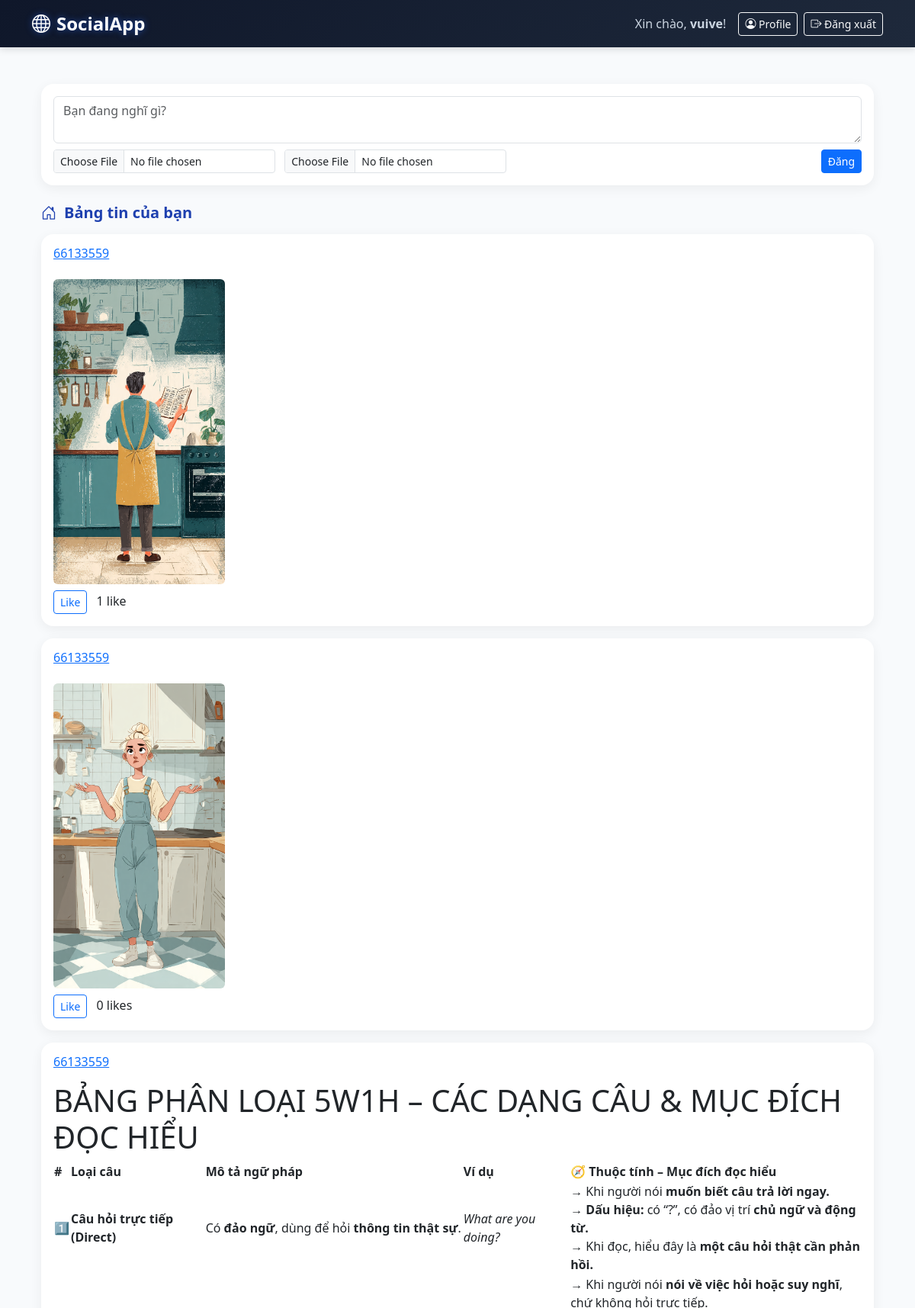
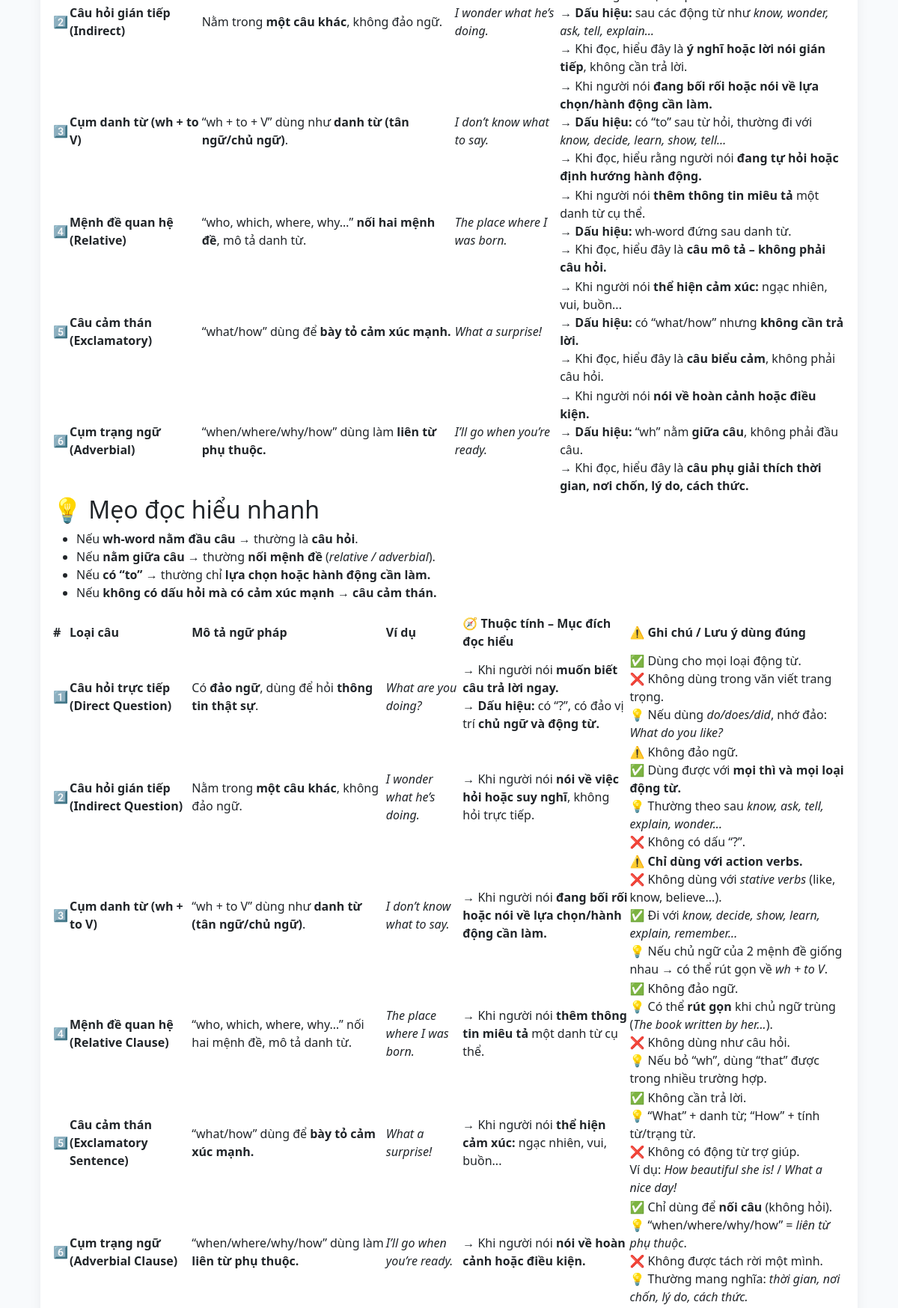
Screenshot of / (signed in, upper part) with the database file from the repository (2 pictures, top to bottom).
### tables this page shows
CREATE TABLE users (
        id INTEGER PRIMARY KEY,
        username TEXT UNIQUE NOT NULL,
        password TEXT NOT NULL,
        created_at TIMESTAMP DEFAULT CURRENT_TIMESTAMP
    );

CREATE TABLE posts (
        id INTEGER PRIMARY KEY,
        user_id INTEGER,
        content TEXT,
        image_path TEXT,
        video_path TEXT,
        created_at TIMESTAMP DEFAULT CURRENT_TIMESTAMP,
        FOREIGN KEY(user_id) REFERENCES users(id)
    );

### app.py (the view, shortened to what this page needs)
@app.route('/')
def home():
    db = get_db()
    if current_user():
        user_id = current_user()['id']
        feed_posts = db.execute('''
            SELECT p.*, u.username
            FROM posts p
            JOIN users u ON p.user_id = u.id
            WHERE p.user_id = :user_id
               OR p.user_id IN (
                   SELECT followed_id FROM follows WHERE follower_id = :user_id
               )
            ORDER BY p.created_at DESC
            LIMIT 20
        ''', {'user_id': user_id}).fetchall()
        suggested_posts = db.execute('''
            SELECT p.*, u.username,
                   (SELECT COUNT(*) FROM likes WHERE post_id = p.id) AS like_count
            FROM posts p
            JOIN users u ON p.user_id = u.id
            WHERE p.user_id != :user_id
              AND p.user_id NOT IN (
                  SELECT followed_id FROM follows WHERE follower_id = :user_id
              )
            ORDER BY like_count DESC, p.created_at DESC
            LIMIT 5
        ''', {'user_id': user_id}).fetchall()
        def enrich_posts(posts_list):
            enriched = []
            for post in posts_list:
                post = dict(post)
                like_count = db.execute('SELECT COUNT(*) FROM likes WHERE post_id = ?', (post['id'],)).fetchone()[0]
                liked = db.execute('SELECT 1 FROM likes WHERE user_id = ? AND post_id = ?',
                                  (user_id, post['id'])).fetchone() is not None
                post['like_count'] = like_count
                post['liked'] = liked
                enriched.append(post)
            return enriched
        return render_template('home.html',
                             feed_posts=enrich_posts(feed_posts),
                             suggested_posts=enrich_posts(suggested_posts))

### app.py (called while the page is built)
def get_db():
    conn = sqlite3.connect('social.db', detect_types=sqlite3.PARSE_DECLTYPES)
    conn.row_factory = sqlite3.Row
    return conn

def current_user():
    if 'user_id' in session:
        db = get_db()
        return db.execute('SELECT * FROM users WHERE id = ?', (session['user_id'],)).fetchone()
    return None

@app.context_processor
def inject_user():
    return dict(current_user=current_user())

@app.template_filter('markdown')
def markdown_filter(text):
    if not text:
        return ""
    html = markdown(text, extensions=['fenced_code', 'nl2br', 'tables'])
    allowed_tags = [
        'p', 'br', 'strong', 'em', 'ul', 'ol', 'li', 'h1', 'h2', 'h3', 'blockquote', 'code', 'pre',
        'table', 'thead', 'tbody', 'tfoot', 'tr', 'th', 'td'
    ]
    allowed_attrs = {}
    clean_html = bleach.clean(html, tags=allowed_tags, attributes=allowed_attrs, strip=True)
    return clean_html

### templates/home.html (shortened to what this page needs)
    {% extends "base.html" %}
    {% block content %}
    <div class="container py-4">
    {% if current_user %}
    <div class="card mb-4">
        <div class="card-body">
        <form method="POST" action="{{ url_for('create_post') }}" enctype="multipart/form-data">
            <textarea name="content" class="form-control mb-2" rows="2" placeholder="Bạn đang nghĩ gì?"></textarea>
            <div class="d-flex justify-content-between">
            <div>
                <input type="file" name="image" accept="image/*" class="form-control form-control-sm d-inline-block me-2" style="width: auto;">
                <input type="file" name="video" accept="video/*" class="form-control form-control-sm d-inline-block" style="width: auto;">
            </div>
            <button type="submit" class="btn btn-primary btn-sm">Đăng</button>
            </div>
        </form>
        </div>
    </div>
    {% endif %}
    {% if current_user and feed_posts %}
        <h5 class="section-title"><i class="bi bi-house-door"></i> Bảng tin của bạn</h5>
        {% for post in feed_posts %}
        <div class="card mb-3">
            <div class="card-body">
            <h6><a href="{{ url_for('profile', username=post.username) }}">{{ post.username }}</a></h6>
            <p>{{ post.content | markdown | safe }}</p>
            {% if post.image_path %}
                <img src="/{{ post.image_path }}" class="img-fluid rounded mt-2" style="max-height: 400px; object-fit: cover;">
            {% endif %}
            <div class="mt-2">
                {% if current_user %}
                {% if post.liked %}
                    <a href="{{ url_for('unlike', post_id=post.id) }}" class="btn btn-sm btn-outline-danger">Unlike</a>
                {% else %}
                    <a href="{{ url_for('like', post_id=post.id) }}" class="btn btn-sm btn-outline-primary">Like</a>
                {% endif %}
                {% endif %}
                <span class="ms-2">{{ post.like_count }} like{{ 's' if post.like_count != 1 else '' }}</span>
            </div>
            </div>
        </div>
        {% endfor %}
    {% endif %}
    </div>
    {% endblock %}

### templates/base.html (shortened to what this page needs)
<!DOCTYPE html>
<html lang="vi">
<head>
    <link href="https://cdn.jsdelivr.net/npm/bootstrap@5.3.0/dist/css/bootstrap.min.css" rel="stylesheet">
    <link rel="stylesheet" href="https://cdn.jsdelivr.net/npm/bootstrap-icons@1.11.3/font/bootstrap-icons.min.css">
</head>
<body>
    <nav class="navbar navbar-expand-lg navbar-dark">
        <div class="container">
            <a class="navbar-brand" href="/">
                <i class="bi bi-globe me-2"></i>SocialApp
            </a>
            <div class="d-flex align-items-center">
                {% if current_user %}
                    <span class="navbar-text me-3 text-white">
                        Xin chào, <strong>{{ current_user.username }}</strong>!
                    </span>
                    <a href="{{ url_for('profile', username=current_user.username) }}"
                       class="btn btn-sm btn-outline-light me-2">
                        <i class="bi bi-person-circle"></i> Profile
                    </a>
                    <a href="{{ url_for('logout') }}" class="btn btn-sm btn-outline-light">
                        <i class="bi bi-box-arrow-right"></i> Đăng xuất
                    </a>
                {% endif %}
            </div>
        </div>
    </nav>
    <div class="container py-4">
        {% block content %}{% endblock %}
    </div>
</body>
</html>

### templates/base.html (style rules this page uses)
:root { --tech-primary: #2563eb; --tech-primary-dark: #1d4ed8; --tech-bg: #f8fafc; --tech-card-bg: #ffffff; --tech-border: #e2e8f0; --tech-text: #1e293b; --tech-muted: #64748b; }
body { background-color: var(--tech-bg); color: var(--tech-text); font-family: 'Segoe UI', system-ui, sans-serif; }
.navbar { background: linear-gradient(135deg, #0f172a 0%, #1e293b 100%) !important; box-shadow: 0 2px 10px rgba(0,0,0,0.15); }
.navbar-brand { font-weight: 700; font-size: 1.5rem; color: white !important; text-shadow: 0 0 8px rgba(37, 99, 235, 0.6); }
.navbar-nav .nav-link, .navbar-text { color: #cbd5e1 !important; font-weight: 500; transition: color 0.2s; }
.card { border: none; border-radius: 16px; box-shadow: 0 4px 16px rgba(0,0,0,0.06); background: var(--tech-card-bg); transition: transform 0.2s; }

### templates/home.html (style rules this page uses)
.section-title { font-weight: 600; color: #1e40af; margin: 1.5rem 0 1rem; display: flex; align-items: center; }
.section-title i { margin-right: 10px; }

### rows the page displays
users: username "vuive"
posts: username "66133559", shows a picture, like_count "1"
posts: username "66133559", shows a picture, like_count "0", like_count "s"
posts: username "66133559", content "BẢNG PHÂN LOẠI 5W1H – CÁC DẠNG CÂU & MỤC ĐÍCH ĐỌC HIỂU # Loại câu Mô tả ngữ pháp Ví dụ 🧭 Thuộc tính – Mục đích đọc hiểu 1️⃣ Câu hỏi trực tiếp (Direct) Có đảo ngữ , dùng để hỏi thông tin thật sự . What are you doing? → Khi người nói muốn biết câu trả lời ngay. → Dấu hiệu: có “?”, có đảo vị trí chủ ngữ và động từ. → Khi đọc, hiểu đây là một câu hỏi thật cần phản hồi. 2️⃣ Câu hỏi gián tiếp (Indirect) Nằm trong một câu khác , không đảo ngữ. I wonder what he’s doing. → Khi người nói nói về việc hỏi hoặc suy nghĩ , chứ không hỏi trực tiếp. → Dấu hiệu: sau các động từ như know, wonder, ask, tell, explain… → Khi đọc, hiểu đây là ý nghĩ hoặc lời nói gián tiếp , không cần trả lời. 3️⃣ Cụm danh từ (wh…"
